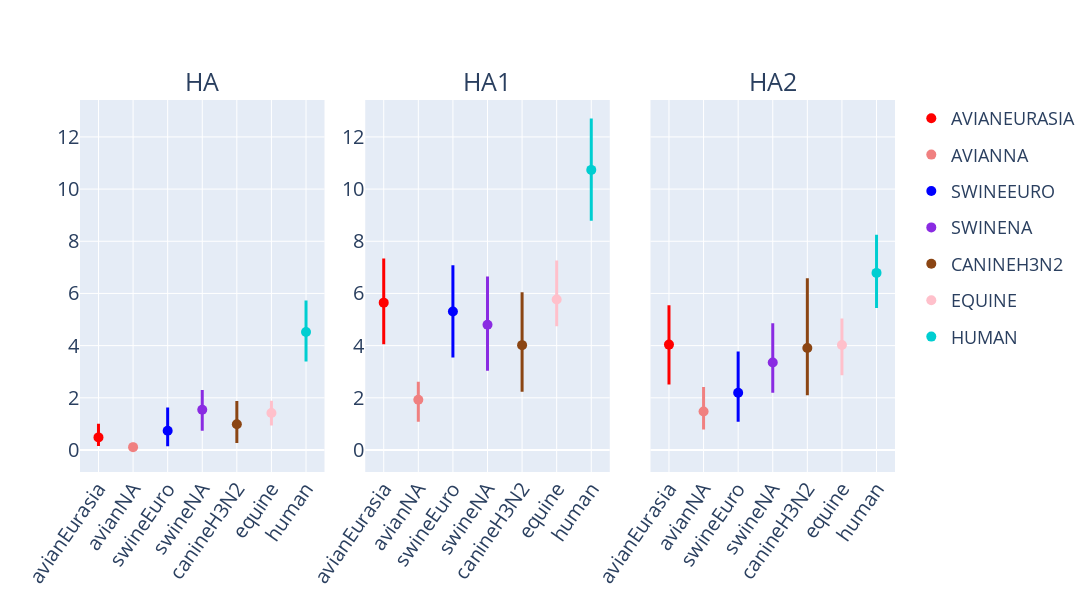

Notebook source saved alongside this figure:
### Code cell
color_and_host_order_map = {
    'avianEurasia': 'red',
    'avianNA': 'lightcoral',
    'swineEuro': 'blue',
    'swineNA': 'blueviolet',
    'canineH3N2': 'saddlebrown',
    'canineH3N8': 'chocolate',
    'equine': 'pink',
    'human': 'darkturquoise'
}

genes = list(map(str.upper, ['HA', 'HA1', 'HA2']))
hosts = list(map(str.upper, [
    'avianEurasia',
    'avianNA',
    'swineEuro',
    'swineNA',
    'canineH3N2',
    'canineH3N8',
    'equine',
    'human'
]))

df_to_use = df_all.copy()
df_to_use['color'] = df_to_use['host'].map(color_and_host_order_map)

number_of_cols = 3
number_of_plots = len(genes)
number_of_rows = math.ceil(number_of_plots/number_of_cols)

fig = make_subplots(
    subplot_titles=genes,
    rows=number_of_rows, 
    cols=number_of_cols,
    shared_yaxes='all',
    vertical_spacing=0.25,
    horizontal_spacing = 0.05
)

for idx, gene in enumerate(genes):
    subset_df = df_to_use[df_to_use["gene"] == gene]
    
    
    row_idx = idx // number_of_cols + 1
    column_idx = idx % number_of_cols + 1
    
    for host in hosts:
    
        
        sub_subset_df = subset_df[subset_df["host"].str.upper() == host]
        
        if sub_subset_df.empty:
            # raise RuntimeError(f"Host: {host} was not present in gene: {gene}")
            continue
        
        fig.add_trace(
            go.Scatter(
                x=sub_subset_df["host"], 
                y=sub_subset_df["adaptive_subs_per_codon_per_year"],
                name=host,
                text=gene,
                marker=dict(
                    color=sub_subset_df["color"].values[0],
                    size=10
                ),
                mode = "markers",
                error_y=dict(
                    type = 'data',
                    array = sub_subset_df["upper_95ci"] - sub_subset_df["adaptive_subs_per_codon_per_year"],
                    arrayminus = sub_subset_df["adaptive_subs_per_codon_per_year"] - sub_subset_df["lower_95ci"],
                    visible = True,
                    color = sub_subset_df["color"].values[0],
                    width=0,
                    thickness=3
                ),
                legendgroup=host,
                showlegend= idx == 1
            ),
            #where it adds data
            row = row_idx, 
            col = column_idx
        )
        
    #this makes the tick labels show for all plots
    getattr(fig.layout, 'yaxis' if idx == 0 else f'yaxis{idx}').showticklabels = True


    #this makes the title appear next to each row
    # if row_idx == 1:
    #     getattr(fig.layout, 'yaxis' if idx == 0 else f'yaxis{idx}').title = r'Adaptive Muts per Codon<br>per Year (x10^-3)'
        
fig.update_annotations(font_size=25)
            
fig.update_layout(
    font_size=18,
    width=1700,
    height=600
)
fig.update_xaxes(tickangle=-55, tickfont_size=20)
fig.update_yaxes(tickfont_size=20)
# fig.add_hline(y=1.17, line_width=1, line_dash="dash", line_color="black")
    
fig.show()

### Figure 1 — Plotly figure (JSON) as saved in the notebook; plotly's stock layout.template omitted (floating-point values rounded to 4 significant figures)
{"data": [{"error_y": {"array": [0.525], "arrayminus": [0.3272], "color": "red", "thickness": 3, "type": "data", "visible": true, "width": 0}, "legendgroup": "AVIANEURASIA", "marker": {"color": "red", "size": 10}, "mode": "markers", "name": "AVIANEURASIA", "showlegend": false, "text": "HA", "type": "scatter", "x": ["avianEurasia"], "xaxis": "x", "y": [0.4822], "yaxis": "y"}, {"error_y": {"array": [0.1698], "arrayminus": [0.1079], "color": "lightcoral", "thickness": 3, "type": "data", "visible": true, "width": 0}, "legendgroup": "AVIANNA", "marker": {"color": "lightcoral", "size": 10}, "mode": "markers", "name": "AVIANNA", "showlegend": false, "text": "HA", "type": "scatter", "x": ["avianNA"], "xaxis": "x", "y": [0.1079], "yaxis": "y"}, {"error_y": {"array": [0.8867], "arrayminus": [0.5992], "color": "blue", "thickness": 3, "type": "data", "visible": true, "width": 0}, "legendgroup": "SWINEEURO", "marker": {"color": "blue", "size": 10}, "mode": "markers", "name": "SWINEEURO", "showlegend": false, "text": "HA", "type": "scatter", "x": ["swineEuro"], "xaxis": "x", "y": [0.737], "yaxis": "y"}, {"error_y": {"array": [0.7588], "arrayminus": [0.8097], "color": "blueviolet", "thickness": 3, "type": "data", "visible": true, "width": 0}, "legendgroup": "SWINENA", "marker": {"color": "blueviolet", "size": 10}, "mode": "markers", "name": "SWINENA", "showlegend": false, "text": "HA", "type": "scatter", "x": ["swineNA"], "xaxis": "x", "y": [1.543], "yaxis": "y"}, {"error_y": {"array": [0.8846], "arrayminus": [0.7197], "color": "saddlebrown", "thickness": 3, "type": "data", "visible": true, "width": 0}, "legendgroup": "CANINEH3N2", "marker": {"color": "saddlebrown", "size": 10}, "mode": "markers", "name": "CANINEH3N2", "showlegend": false, "text": "HA", "type": "scatter", "x": ["canineH3N2"], "xaxis": "x", "y": [0.9883], "yaxis": "y"}, {"error_y": {"array": [0.4765], "arrayminus": [0.474], "color": "pink", "thickness": 3, "type": "data", "visible": true, "width": 0}, "legendgroup": "EQUINE", "marker": {"color": "pink", "size": 10}, "mode": "markers", "name": "EQUINE", "showlegend": false, "text": "HA", "type": "scatter", "x": ["equine"], "xaxis": "x", "y": [1.415], "yaxis": "y"}, {"error_y": {"array": [1.211], "arrayminus": [1.132], "color": "darkturquoise", "thickness": 3, "type": "data", "visible": true, "width": 0}, "legendgroup": "HUMAN", "marker": {"color": "darkturquoise", "size": 10}, "mode": "markers", "name": "HUMAN", "showlegend": false, "text": "HA", "type": "scatter", "x": ["human"], "xaxis": "x", "y": [4.52], "yaxis": "y"}, {"error_y": {"array": [1.69], "arrayminus": [1.596], "color": "red", "thickness": 3, "type": "data", "visible": true, "width": 0}, "legendgroup": "AVIANEURASIA", "marker": {"color": "red", "size": 10}, "mode": "markers", "name": "AVIANEURASIA", "showlegend": true, "text": "HA1", "type": "scatter", "x": ["avianEurasia"], "xaxis": "x2", "y": [5.648], "yaxis": "y2"}, {"error_y": {"array": [0.6873], "arrayminus": [0.8435], "color": "lightcoral", "thickness": 3, "type": "data", "visible": true, "width": 0}, "legendgroup": "AVIANNA", "marker": {"color": "lightcoral", "size": 10}, "mode": "markers", "name": "AVIANNA", "showlegend": true, "text": "HA1", "type": "scatter", "x": ["avianNA"], "xaxis": "x2", "y": [1.923], "yaxis": "y2"}, {"error_y": {"array": [1.775], "arrayminus": [1.757], "color": "blue", "thickness": 3, "type": "data", "visible": true, "width": 0}, "legendgroup": "SWINEEURO", "marker": {"color": "blue", "size": 10}, "mode": "markers", "name": "SWINEEURO", "showlegend": true, "text": "HA1", "type": "scatter", "x": ["swineEuro"], "xaxis": "x2", "y": [5.305], "yaxis": "y2"}, {"error_y": {"array": [1.845], "arrayminus": [1.762], "color": "blueviolet", "thickness": 3, "type": "data", "visible": true, "width": 0}, "legendgroup": "SWINENA", "marker": {"color": "blueviolet", "size": 10}, "mode": "markers", "name": "SWINENA", "showlegend": true, "text": "HA1", "type": "scatter", "x": ["swineNA"], "xaxis": "x2", "y": [4.8], "yaxis": "y2"}, {"error_y": {"array": [2.031], "arrayminus": [1.789], "color": "saddlebrown", "thickness": 3, "type": "data", "visible": true, "width": 0}, "legendgroup": "CANINEH3N2", "marker": {"color": "saddlebrown", "size": 10}, "mode": "markers", "name": "CANINEH3N2", "showlegend": true, "text": "HA1", "type": "scatter", "x": ["canineH3N2"], "xaxis": "x2", "y": [4.018], "yaxis": "y2"}, {"error_y": {"array": [1.498], "arrayminus": [1.025], "color": "pink", "thickness": 3, "type": "data", "visible": true, "width": 0}, "legendgroup": "EQUINE", "marker": {"color": "pink", "size": 10}, "mode": "markers", "name": "EQUINE", "showlegend": true, "text": "HA1", "type": "scatter", "x": ["equine"], "xaxis": "x2", "y": [5.766], "yaxis": "y2"}, {"error_y": {"array": [1.966], "arrayminus": [1.949], "color": "darkturquoise", "thickness": 3, "type": "data", "visible": true, "width": 0}, "legendgroup": "HUMAN", "marker": {"color": "darkturquoise", "size": 10}, "mode": "markers", "name": "HUMAN", "showlegend": true, "text": "HA1", "type": "scatter", "x": ["human"], "xaxis": "x2", "y": [10.74], "yaxis": "y2"}, {"error_y": {"array": [1.505], "arrayminus": [1.526], "color": "red", "thickness": 3, "type": "data", "visible": true, "width": 0}, "legendgroup": "AVIANEURASIA", "marker": {"color": "red", "size": 10}, "mode": "markers", "name": "AVIANEURASIA", "showlegend": false, "text": "HA2", "type": "scatter", "x": ["avianEurasia"], "xaxis": "x3", "y": [4.038], "yaxis": "y3"}, {"error_y": {"array": [0.9381], "arrayminus": [0.6905], "color": "lightcoral", "thickness": 3, "type": "data", "visible": true, "width": 0}, "legendgroup": "AVIANNA", "marker": {"color": "lightcoral", "size": 10}, "mode": "markers", "name": "AVIANNA", "showlegend": false, "text": "HA2", "type": "scatter", "x": ["avianNA"], "xaxis": "x3", "y": [1.477], "yaxis": "y3"}, {"error_y": {"array": [1.584], "arrayminus": [1.111], "color": "blue", "thickness": 3, "type": "data", "visible": true, "width": 0}, "legendgroup": "SWINEEURO", "marker": {"color": "blue", "size": 10}, "mode": "markers", "name": "SWINEEURO", "showlegend": false, "text": "HA2", "type": "scatter", "x": ["swineEuro"], "xaxis": "x3", "y": [2.193], "yaxis": "y3"}, {"error_y": {"array": [1.501], "arrayminus": [1.157], "color": "blueviolet", "thickness": 3, "type": "data", "visible": true, "width": 0}, "legendgroup": "SWINENA", "marker": {"color": "blueviolet", "size": 10}, "mode": "markers", "name": "SWINENA", "showlegend": false, "text": "HA2", "type": "scatter", "x": ["swineNA"], "xaxis": "x3", "y": [3.355], "yaxis": "y3"}, {"error_y": {"array": [2.68], "arrayminus": [1.807], "color": "saddlebrown", "thickness": 3, "type": "data", "visible": true, "width": 0}, "legendgroup": "CANINEH3N2", "marker": {"color": "saddlebrown", "size": 10}, "mode": "markers", "name": "CANINEH3N2", "showlegend": false, "text": "HA2", "type": "scatter", "x": ["canineH3N2"], "xaxis": "x3", "y": [3.907], "yaxis": "y3"}, {"error_y": {"array": [1.011], "arrayminus": [1.163], "color": "pink", "thickness": 3, "type": "data", "visible": true, "width": 0}, "legendgroup": "EQUINE", "marker": {"color": "pink", "size": 10}, "mode": "markers", "name": "EQUINE", "showlegend": false, "text": "HA2", "type": "scatter", "x": ["equine"], "xaxis": "x3", "y": [4.025], "yaxis": "y3"}, {"error_y": {"array": [1.462], "arrayminus": [1.35], "color": "darkturquoise", "thickness": 3, "type": "data", "visible": true, "width": 0}, "legendgroup": "HUMAN", "marker": {"color": "darkturquoise", "size": 10}, "mode": "markers", "name": "HUMAN", "showlegend": false, "text": "HA2", "type": "scatter", "x": ["human"], "xaxis": "x3", "y": [6.788], "yaxis": "y3"}], "layout": {"annotations": [{"font": {"size": 25}, "showarrow": false, "text": "HA", "x": 0.15, "xanchor": "center", "xref": "paper", "y": 1, "yanchor": "bottom", "yref": "paper"}, {"font": {"size": 25}, "showarrow": false, "text": "HA1", "x": 0.5, "xanchor": "center", "xref": "paper", "y": 1, "yanchor": "bottom", "yref": "paper"}, {"font": {"size": 25}, "showarrow": false, "text": "HA2", "x": 0.85, "xanchor": "center", "xref": "paper", "y": 1, "yanchor": "bottom", "yref": "paper"}], "font": {"size": 18}, "height": 600, "width": 1700, "xaxis": {"anchor": "y", "autorange": true, "domain": [0, 0.3], "range": [-0.4478, 6.448], "tickangle": -55, "tickfont": {"size": 20}, "type": "category"}, "xaxis2": {"anchor": "y2", "autorange": true, "domain": [0.35, 0.65], "range": [-0.4478, 6.448], "tickangle": -55, "tickfont": {"size": 20}, "type": "category"}, "xaxis3": {"anchor": "y3", "autorange": true, "domain": [0.7, 1], "range": [-0.4478, 6.448], "tickangle": -55, "tickfont": {"size": 20}, "type": "category"}, "yaxis": {"anchor": "x", "autorange": true, "domain": [0, 1], "range": [-0.8504, 13.42], "showticklabels": true, "tickfont": {"size": 20}, "type": "linear"}, "yaxis2": {"anchor": "x2", "autorange": true, "domain": [0, 1], "matches": "y", "range": [-0.8504, 13.42], "showticklabels": true, "tickfont": {"size": 20}, "type": "linear"}, "yaxis3": {"anchor": "x3", "autorange": true, "domain": [0, 1], "matches": "y", "range": [-0.8504, 13.42], "showticklabels": false, "tickfont": {"size": 20}, "type": "linear"}}}
